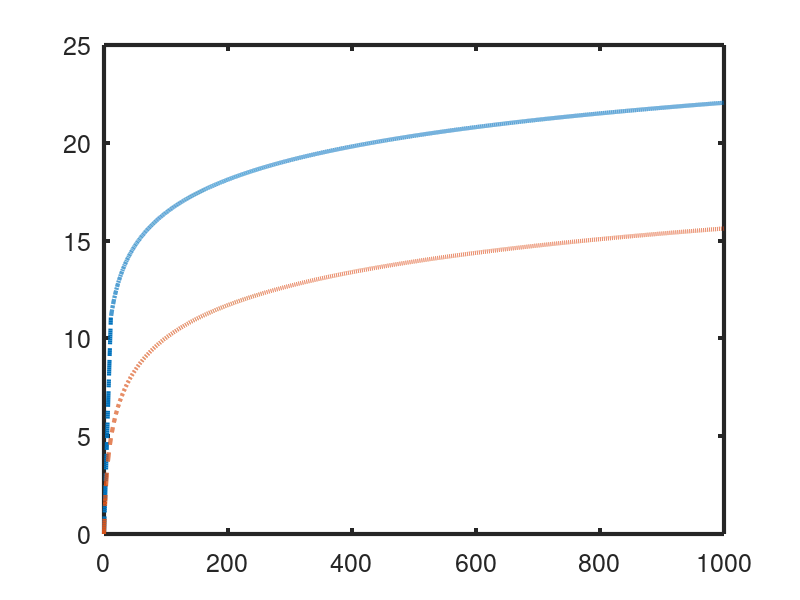

MATLAB code to generate this figure: (Note: this script raises an error after producing the figure.)
set(0,'defaultlinelinewidth',3)
set(0,'defaultaxeslinewidth',3);
set(0,'defaultaxesfontsize',18);
set(0,'defaulttextfontsize',18);
set(0,'DefaultLineMarkerSize',12);

yp=0:0.1:1e3;
k=0.41;B=5.2;
lglaw=1/k*log(yp)+B;

lm1=k*yp;
f1=2./(1+(1+4*lm1.^2).^0.5);
up1=zeros(size(yp));
for i=1:length(yp)
   up1(i)=trapz(yp(1:i),f1(1:i));
end

lm2=k*yp.*(1-exp(-yp/26));
f2=2./(1+(1+4*lm2.^2).^0.5);
up2=zeros(size(yp));
for i=1:length(yp)
   up2(i)=trapz(yp(1:i),f2(1:i));
end

figure()
% (1) Prandtl two layer
plot(yp,yp.*(yp<11)+lglaw.*(yp>=11),'-.');hold on;
% (2) Prandtl one layer
plot(yp,up1,'--')
% (3) von Karman three layer
plot(yp,up2,'o','MarkerSize',10,'MarkerIndices',1:10:length(yp))
% (4) van Driest damping function
plot(yp,up2)

set(gca, 'XScale', 'log')
xlim([0.1 1000])
ylim([0 25])
xlabel('$y^+$','Interpreter','latex')
ylabel('$u^+$','Interpreter','latex')
legend('Prandtl two layer','Prandtl one layer','Karman three layer','van Driest')
